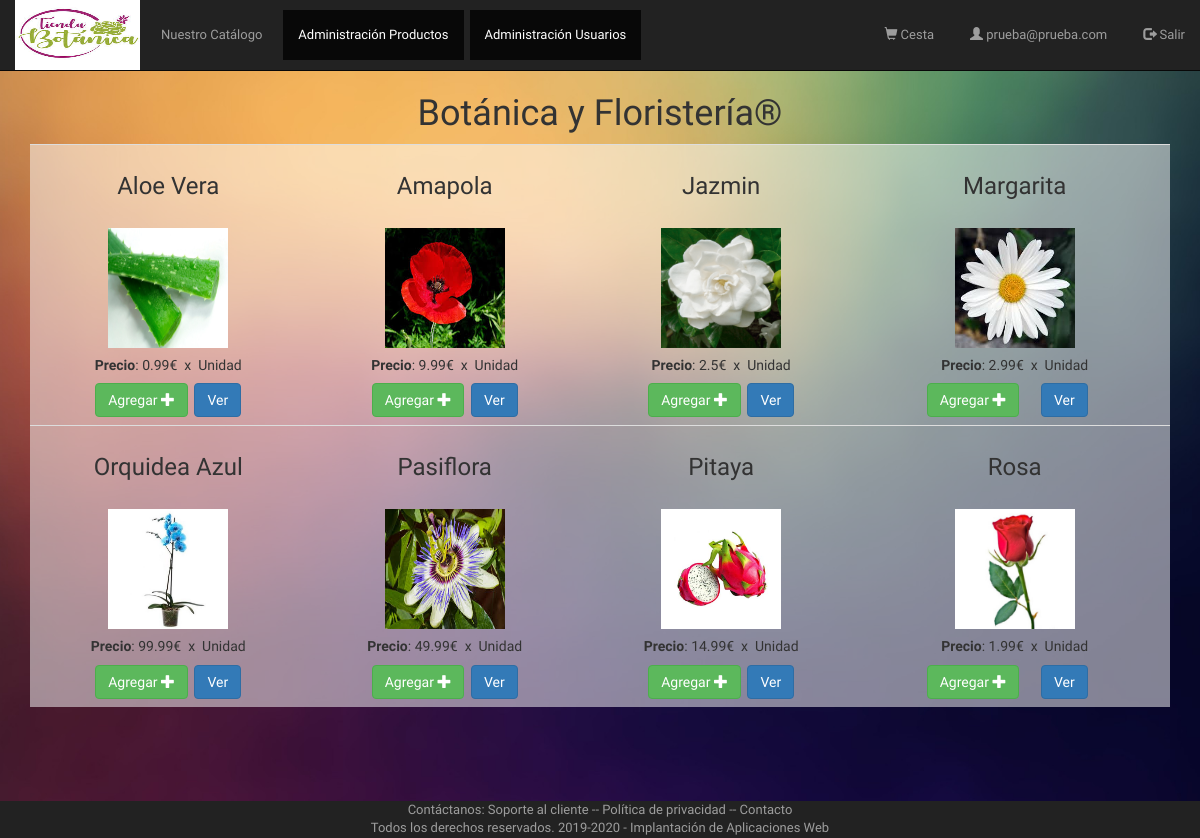
Screenshot of /vistas/catalogo_articulos.php (signed in) with the database file from the repository.
### tables this page shows
CREATE TABLE `articulos` (
  `id` int(11) NOT NULL,
  `nombre` text NOT NULL,
  `tipo` text NOT NULL,
  `distribuidor` text NOT NULL,
  `precio` text NOT NULL,
  `descuento` text NOT NULL,
  `unidades` text NOT NULL,
  `imagen` text NOT NULL
);

### controladores/ControladorBD.php (called while the page is built, shortened)
<?php
class ControladorBD {
    private $servername = "localhost";
    private $username = "root";
    private $password = "";
    private $dbname = "tienda2020";
    private $server ="mysql";
    private $bd;
    static private $instancia = null;
    public static function getControlador() {
        if (self::$instancia == null) {
            self::$instancia = new ControladorBD();
        }
        return self::$instancia;
    }
    public function abrirBD() {
        try {
            $this->bd = new PDO($this->server.":host=$this->servername;dbname=$this->dbname", $this->username, $this->password);
            $this->bd->setAttribute(PDO::ATTR_ERRMODE, PDO::ERRMODE_EXCEPTION);
        } catch (PDOException $e) {
            die("conexión fallida " . $e->getMessage());
        }
    }
    public function cerrarBD() {
        $this->bd = null;
    }
    public function consultarBD($consulta, $parametros=null){
        if($parametros!=null)
            return $this->consultarBDParametros($consulta,$parametros);
        else
            return $this->consultarBDDirecta($consulta);
    }
    private function consultarBDParametros($consulta, $parametros) {
        $this->st = $this->bd->prepare($consulta);
        $this->st->execute($parametros);
        return $this->st;
    }
}

### controladores/Paginador.php (called while the page is built, shortened)
<?php
require_once CONTROLLER_PATH . "ControladorBD.php";
class Paginador {
    private $limite = 5;
    private $consulta;
    private $parametros;
    private $total;
    private $bd;
    public function __construct($consulta, $parametros, $limite) {
        $this->limite = $limite;
        $this->consulta = $consulta;
        $this->parametros = $parametros;
        $this->bd = ControladorBD::getControlador();
        $this->bd->abrirBD();
        $this->res = $this->bd->consultarBD($consulta, $parametros);
        $this->filas=$this->res->fetchAll(PDO::FETCH_OBJ);
        $this->total = count($this->filas);
        $this->bd->cerrarBD();
    }
    public function getDatos($p) {
        $this->pagina = $p;
        $inicio = ( $this->pagina - 1 ) * $this->limite;
        if ($inicio > ($this->total - $this->limite)) {
              $this->pagina = $this->pagina - 1;
        }
        $result = new stdclass();
        $result->pagina = $this->pagina;
        $result->limite = $this->limite;
        $result->total = $this->total;
        $result->datos = Array();
        if($inicio>=0){
            $consultar = $this->consulta . ' limit ' . $inicio . ',' . $this->limite;
            $this->bd->abrirBD();
            $this->res = $this->bd->consultarBD($consultar,$this->parametros);
            $respuesta = $this->res->fetchAll(PDO::FETCH_OBJ);
            foreach ($respuesta as $dato) {
                $result->datos[] = $dato;
            }
            $this->bd->cerrarBD();
        }
        return $result;
    }
}

### modelos/articulo.php (called while the page is built, shortened)
<?php
class Articulo {
    private $id;
    private $nombre;
    private $precio;
    private $unidades;
    private $imagen;
    public function __construct($id, $nombre, $tipo, $distribuidor, $precio, $descuento, $unidades, $imagen) {
        $this->id = $id;
        $this->nombre = $nombre;
        $this->precio = $precio;
        $this->unidades = $unidades;
        $this->imagen = $imagen;
    }
    function getid() {
        return $this->id;
    }
    function getnombre() {
        return $this->nombre;
    }
    function getPrecio() {
        return $this->precio;
    }
    function getUnidades() {
        return $this->unidades;
    }
    function getimagen() {
        return $this->imagen;
    }
}
?>

### utilidades/funciones.php (called while the page is built, shortened)
<?php
function encode($str){
    return urlencode(base64_encode($str));
}

### vistas/catalogo_articulos.php (the view, shortened to what this page needs)
<?php require_once $_SERVER['DOCUMENT_ROOT'] . "/iaw/tienda2020/dirs.php";
require_once VIEW_PATH . "cabecera.php"
?>
<!DOCTYPE html>
<html lang="es">
<head>
</head>
<body>
<?php
require_once CONTROLLER_PATH . "ControladorArticulo.php";
require_once CONTROLLER_PATH . "Paginador.php";
require_once UTILITY_PATH . "funciones.php";
if (!isset($_POST["articulo"])) {
    $nombre = "";
} else {
    $nombre = filtrado($_POST["articulo"]);
}
$pagina = (isset($_GET['page'])) ? $_GET['page'] : 1;
$consulta = "SELECT * FROM articulos WHERE nombre LIKE :nombre  order by nombre desc";
$parametros = array(':nombre' => "%" . $nombre . "%");
$limite = 16;
$paginador  = new Paginador($consulta, $parametros, $limite);
$resultados = $paginador->getDatos($pagina);
if (count($resultados->datos) > 0) {
echo "<div class='container'>";
echo"<h1 class='display-1' align='center'>Botánica y Floristería®</h1>";
echo "<table border='0' width='1000px' class='table' >";
krsort($resultados->datos);
$num="";
foreach ($resultados->datos as $a){
    $Articulo = new Articulo($a->id, $a->nombre, $a->tipo, $a->distribuidor, $a->precio, $a->descuento, $a->unidades,  $a->imagen);
    if ($num==4){
        echo "<tr align='center'>";
        $num=1;
    }else{
        $num++;
    }
    if($Articulo->getUnidades() != 0)
    {
    echo "<td><h3 align='center'>". $Articulo->getnombre() ."</h3>"."</br>";
    echo "<div align='center'><img src='/iaw/tienda2020/imagenes/" . $Articulo->getimagen() . "' width='120px' height='120px'> ";
    echo  "<h5>"."<b>Precio</b>: ". $Articulo->getPrecio() ."€ &nbspx &nbspUnidad</h5>";
    if(isset($_SESSION['email'])){
        echo "<a href='/iaw/tienda2020/vistas/carrito_prueba.php?id=".encode($Articulo->getid())."'<button type='button' class='btn btn-success'> Agregar ";
        echo "<span class='glyphicon glyphicon-plus'></span></a>";
    }else{
        echo "<a href='/iaw/tienda2020/vistas/login1.php'<button type='button' class='btn btn-success'> Agregar ";
        echo "<span class='glyphicon glyphicon-plus'></span></a>";
        echo "</button>&nbsp ";
    }
    echo "<a href='/iaw/tienda2020/vistas/read_articulos.php?id=" . encode($Articulo->getid()) . "'<button type='button' class='btn btn-primary'> Ver </buttom></a>";
    echo "</div>";
}
}
echo "</table>";
echo "</div>";
 } else {
     echo "<p><em>No se ha encontrado ningun articulo.</em></p>";
}
?>
<?php require_once VIEW_PATH. "pie.php"; ?>
<br><br><br>

### vistas/cabecera.php (style rules this page uses)
html,body { font-family: 'Numans', sans-serif; font-size: 13px; }
table tr td:last-child a { margin-right: 15px; }
table { background-color: rgba(255,255,255,0.5); }

### vistas/catalogo_articulos.php (style rules this page uses)
body { background: url(/iaw/tienda2020/imagenes/fondotiendo.jpg) no-repeat center center fixed; -webkit-background-size: cover; -moz-background-size: cover; -o-background-size: cover; background-size: cover; }

### rows the page displays
articulos: nombre "Aloe Vera", imagen (picture), precio "0.99"
articulos: nombre "Amapola", imagen (picture), precio "9.99"
articulos: nombre "Jazmin", imagen (picture), precio "2.5"
articulos: nombre "Margarita", imagen (picture), precio "2.99"
articulos: nombre "Orquidea Azul", imagen (picture), precio "99.99"
articulos: nombre "Pasiflora", imagen (picture), precio "49.99"
articulos: nombre "Pitaya", imagen (picture), precio "14.99"
articulos: nombre "Rosa", imagen (picture), precio "1.99"

### other values shown
$correo "prueba@prueba.com"
